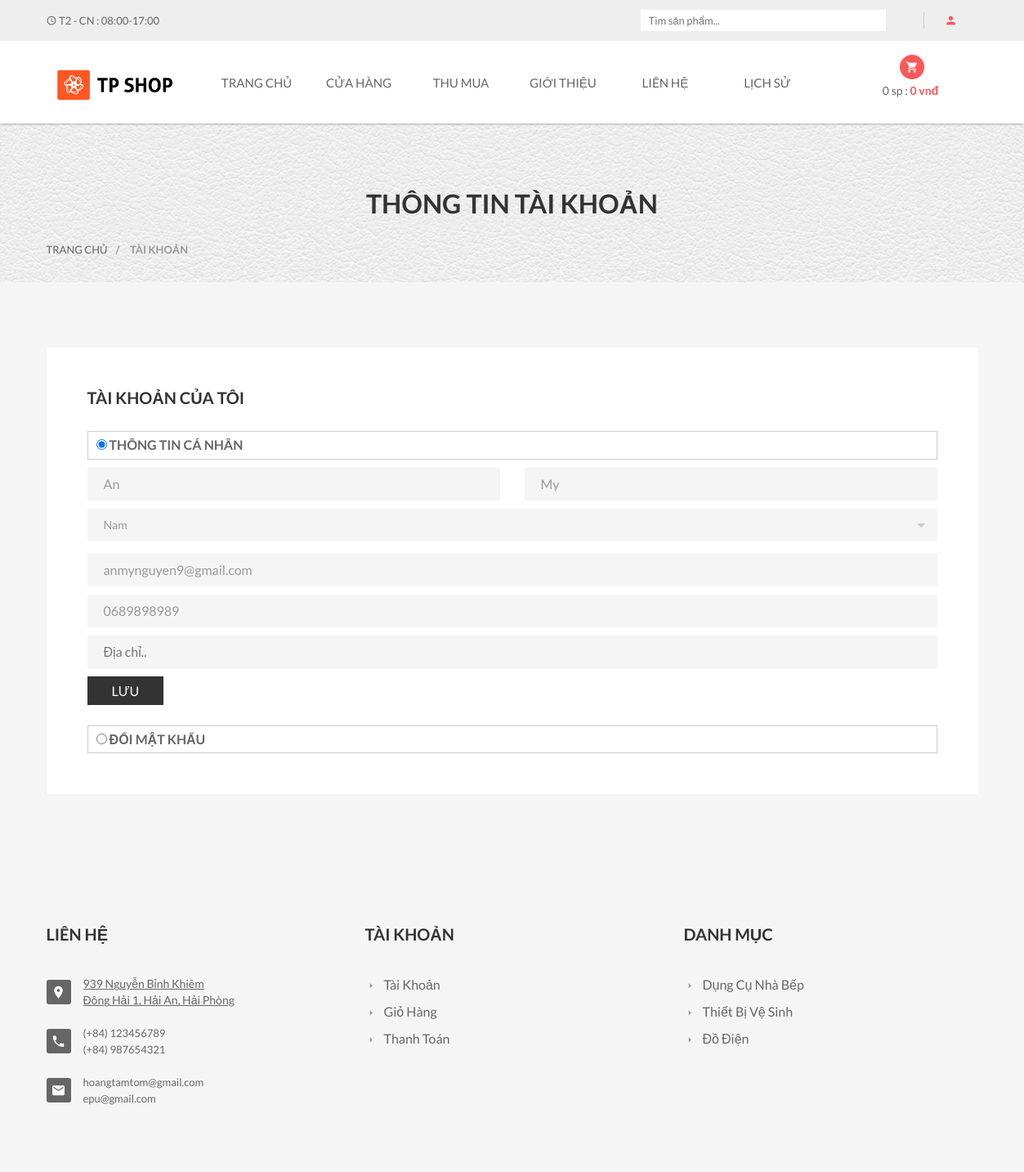
Page /?act=taikhoan&xuli=account (signed in) on the committed database.
### tables this page shows
CREATE TABLE `nguoidung` (
  `MaND` int(11) NOT NULL,
  `Ho` varchar(20) NOT NULL,
  `Ten` varchar(20) NOT NULL,
  `GioiTinh` varchar(10) NOT NULL,
  `SDT` varchar(20) DEFAULT NULL,
  `Email` varchar(50) NOT NULL,
  `DiaChi` varchar(200) NOT NULL,
  `TaiKhoan` varchar(100) NOT NULL,
  `MatKhau` varchar(100) NOT NULL,
  `MaQuyen` int(11) NOT NULL,
  `TrangThai` int(11) NOT NULL
);

CREATE TABLE `danhmuc` (
  `MaDM` int(11) NOT NULL,
  `TenDM` varchar(255) DEFAULT NULL
);

### Controllers/LoginController.php (called while the page is built, shortened)
<?php
require_once("Models/login.php");
class LoginController
{
    var $login_model;
    public function __construct()
    {
        $this->login_model = new Login();
    }
    function account()
    {
        $data_danhmuc = $this->login_model->danhmuc();
        $data = $this->login_model->account();
        require_once('Views/index.php');
    }
}

### Models/connection.php (called while the page is built, shortened)
<?php
    class connection{
        function __construct()
        {
            $severname ="localhost";
            $username ="root";
            $password ="";
            $db_name ="webthumua";
            $this->conn = new mysqli($severname,$username,$password,$db_name);
        }
    }
?>

### Models/login.php (called while the page is built, shortened)
<?php
require_once("model.php");
class Login extends Model
{
    var $conn;
    function __construct()
    {
        $conn_obj = new Connection();
        $this->conn = $conn_obj->conn;
    }
    function account()
    {
        $id = $_SESSION['login']['MaND'];
        return $this->conn->query("SELECT * from NguoiDung where MaND = $id")->fetch_assoc();
    }
}

### Models/model.php (called while the page is built, shortened)
<?php
require_once("connection.php");
class model
{
    function danhmuc()
    {
        $query =  "SELECT * from DanhMuc ";
        require("result.php");
        return $data;
    }
    function chitietdanhmuc($id)
    {
        $query =  "SELECT d.TenDM as Ten, l.* FROM danhmuc as d, loaisanpham as l WHERE d.MaDM = l.MaDM and d.MaDM = $id";
        require("result.php");
        return $data;
    }
}

### Models/result.php (called while the page is built)
<?php
$result = $this->conn->query($query);
$data = array();
while ($row = $result->fetch_assoc()) {
    $data[] = $row;
}
?>

### Views/login/my-account.php (the view, shortened to what this page needs)
<div class="pages-title section-padding">
	<div class="container">
		<div class="row">
			<div class="col-xs-12">
				<div class="pages-title-text text-center">
					<h2>Thông tin tài khoản</h2>
					<ul class="text-left">
						<li><a href="index.php?act=home">Trang chủ</a></li>
						<li><span> / </span>Tài khoản</li>
					</ul>
				</div>
			</div>
		</div>
	</div>
</div>
<section class="pages my-account-page section-padding">
	<div class="container">
		<div class="row">
			<div class="col-xs-12 col-sm-12">
				<div class="padding60">
					<div class="log-title">
						<h3><strong>Tài khoản của tôi</strong></h3>
					</div>
					<div class="prament-area main-input" id="doitk">
						<ul class="panel-group" id="accordion">
							<li class="panel">
								<div class="account-title" data-toggle="collapse" data-parent="#accordion" data-target="#collapse1">
									<label>
										<input type="radio" checked value="forever" name="rememberme" />
										Thông tin cá nhân
									</label>
								</div>
								<div id="collapse1" class="panel-collapse collapse in">
									<div class="single-log-info">
										<div class="bulling-title">
											<div class="custom-input">
												<form action="?act=taikhoan&xuli=update" method="post">
													<div class="row">
														<div class="col-md-6">
															<input type="text" name="Ho" placeholder="Họ.." required value="<?= $data['Ho'] ?>" />
														</div>
														<div class="col-md-6">
															<input type="text" name="Ten" placeholder="Tên.." required value="<?= $data['Ten'] ?>" />
														</div>
													</div>
													<div class="custom-select">
														<select class="form-control" name="GioiTinh" title="Giới tính">
															<option <?= ($data['GioiTinh'] == 'Nam') ? 'selected' : '' ?> value="Nam"> Nam</option>
														</select>
													</div>
													<input type="email" name="Email" placeholder="Địa chỉ Email.." required value="<?= $data['Email'] ?>" />
													<input type="text" name="SĐT" placeholder="Số điện thoại.." required pattern='0[0-9]{9}' maxLength='10' value="<?= $data['SDT'] ?>" />
													<input type="text" name="DiaChi" placeholder="Địa chỉ.." value="<?= $data['DiaChi'] ?>" />
													<div class="submit-text">
														<button type="submit_tt">Lưu</button>
													</div>
												</form>
											</div>
										</div>
									</div>
							</li>
							<li class="panel">
								<div class="account-title" data-toggle="collapse" data-parent="#accordion" data-target="#collapse4">
									<label>
										<input type="radio" value="forever" name="rememberme" />
										Đổi mật khẩu
									</label>
								</div>
							</li>
						</ul>
					</div>
				</div>
			</div>
		</div>
	</div>
</section>

### Views/header_footer/footer.php
<footer class="footer-two">
    <div class="footer-top section-padding">
        <div class="footer-dsc">
            <div class="container">
                <div class="row">
                    <div class="col-xs-12 col-sm-6 col-md-4">
                        <div class="single-text">
                            <div class="footer-title">
                                <h4>Liên hệ</h4>
                            </div>
                            <div class="footer-text">
                                <ul>
                                    <li>
                                        <i class="mdi mdi-map-marker"></i>
                                        <a class="single-contact"
                                        style = "text-transform: none;text-decoration: underline;"
                                        href= "https://www.google.com/maps/place/Thu+Mua+%C4%90%E1%BB%93+C%C5%A9+t%E1%BA%A1i+H%E1%BA%A3i+Ph%C3%B2ng/@20.8614913,106.6247176,13z/data=!4m10!1m2!2m1!1zxJHhu5MgZ2lhIGTFqW5nIGPFqSBI4bqjaSBQaMOybmc!3m6!1s0x314a7bc9f97a4841:0x56078c48de4aeb57!8m2!3d20.8614913!4d106.6968154!15sCiDEkeG7kyBnaWEgZMWpbmcgY8WpIEjhuqNpIFBow7JuZ1oiIiDEkeG7kyBnaWEgZMWpbmcgY8WpIGjhuqNpIHBow7JuZ5IBEHNlY29uZF9oYW5kX3Nob3DgAQA!16s%2Fg%2F11js2vy6z9?hl=vi-VN"
                                        target = "_blank"
                                        >
                                            <p>939 Nguyễn Bỉnh Khiêm</p>
                                            <p>Đông Hải 1, Hải An, Hải Phòng</p>
                                        </a>
                                    </li>
                                    <li>
                                        <i class="mdi mdi-phone"></i>
                                        <p>(+84) 123456789</p>
								        <p>(+84) 987654321</p>
                                    </li>
                                    <li>
                                        <i class="mdi mdi-email"></i>
                                        <p>hoangtamtom@gmail.com</p>
								        <p>epu@gmail.com</p>
                                    </li>
                                </ul>
                            </div>
                        </div>
                    </div>
                    <div class="col-xs-6 col-sm-3 col-md-4 wide-mobile">
                        <div class="single-text">
                            <div class="footer-title">
                                <h4>Tài khoản</h4>
                            </div>
                            <div class="footer-menu">
                                <ul>
                                    <li><a href="?act=taikhoan&xuli=account"><i class="mdi mdi-menu-right"></i>Tài khoản</a></li>
                                    <li><a href="?act=cart"><i class="mdi mdi-menu-right"></i>Giỏ Hàng</a></li>
                                    <li><a href="?act=checkout"><i class="mdi mdi-menu-right"></i>Thanh Toán</a></li>
                                </ul>
                            </div>
                        </div>
                    </div>
                    <div class="col-xs-6 col-sm-3 col-md-4 wide-mobile">
                        <div class="single-text">
                            <div class="footer-title">
                                <h4>Danh mục</h4>
                            </div>
                            <div class="footer-menu">
                                <ul>
                                    <?php foreach ($data_danhmuc as $row) { ?>
                                    <li><a href="?act=shop&sp=<?=$row['MaDM']?>&ten=<?=$row['TenDM']?>"><i class="mdi mdi-menu-right"></i><?=$row['TenDM']?></a></li>
                                    <?php  } ?>
                                </ul>
                            </div>
                        </div>
                    </div>
                </div>
            </div>
        </div>
    </div>
</footer>

### rows in the picture
nguoidung: Ho "An", Ten "My", GioiTinh "Nam", Email "anmynguyen9@gmail.com", SĐT "0689898989"
danhmuc: TenDM "Dụng Cụ Nhà Bếp"
danhmuc: TenDM "Thiết Bị Vệ Sinh"
danhmuc: TenDM "Đồ Điện"

### other values in the picture
$soluong "0"
$thanhtien "0"
